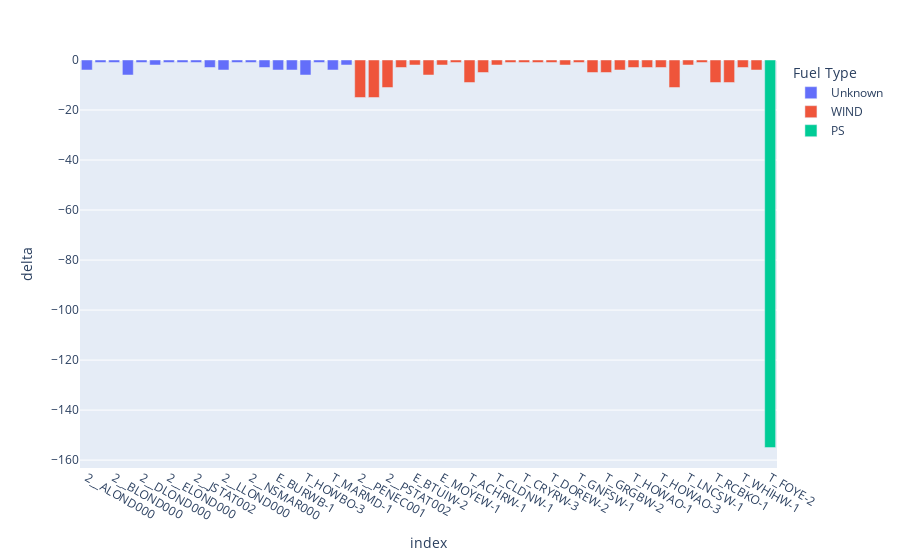

The code cell stored with this chart in its notebook:
### Code cell
px.bar(
    df_curtailed,
    y="delta",
    color="Fuel Type",
)

### Figure 1 — Plotly figure (JSON) as saved in the notebook; plotly's stock layout.template omitted (floating-point values rounded to 4 significant figures)
{"data": [{"alignmentgroup": "True", "hovertemplate": "Fuel Type=Unknown<br>index=%{x}<br>delta=%{y}<extra></extra>", "legendgroup": "Unknown", "marker": {"color": "#636efa", "pattern": {"shape": ""}}, "name": "Unknown", "offsetgroup": "Unknown", "orientation": "v", "showlegend": true, "textposition": "auto", "type": "bar", "x": ["2__ALOND000", "2__ASMAR000", "2__BLOND000", "2__BSMAR000", "2__DLOND000", "2__DSMAR000", "2__ELOND000", "2__JSMAR000", "2__JSTAT002", "2__KLOND000", "2__LLOND000", "2__MSMAR000", "2__NSMAR000", "E_ARNKB-1", "E_BURWB-1", "T_GOWKD-1", "T_HOWBO-3", "T_INWID-1", "T_MARMD-1", "T_SACOD-1"], "xaxis": "x", "y": [-4, -1, -1, -6, -1, -2, -1, -1, -1, -3, -4, -1, -1, -3, -4, -4, -6, -1, -4, -2], "yaxis": "y"}, {"alignmentgroup": "True", "hovertemplate": "Fuel Type=WIND<br>index=%{x}<br>delta=%{y}<extra></extra>", "legendgroup": "WIND", "marker": {"color": "#EF553B", "pattern": {"shape": ""}}, "name": "WIND", "offsetgroup": "WIND", "orientation": "v", "showlegend": true, "textposition": "auto", "type": "bar", "x": ["2__PENEC001", "2__PSTAT001", "2__PSTAT002", "E_BETHW-1", "E_BTUIW-2", "E_DALSW-1", "E_MOYEW-1", "E_TULWW-2", "T_ACHRW-1", "T_CLDCW-1", "T_CLDNW-1", "T_CLDSW-1", "T_CRYRW-3", "T_DOREW-1", "T_DOREW-2", "T_DUNGW-1", "T_GNFSW-1", "T_GRGBW-1", "T_GRGBW-2", "T_GRGBW-3", "T_HOWAO-1", "T_HOWAO-2", "T_HOWAO-3", "T_HRSTW-1", "T_LNCSW-1", "T_LNCSW-2", "T_RCBKO-1", "T_RCBKO-2", "T_WHIHW-1", "T_WTMSO-1"], "xaxis": "x", "y": [-15, -15, -11, -3, -2, -6, -2, -1, -9, -5, -2, -1, -1, -1, -1, -2, -1, -5, -5, -4, -3, -3, -3, -11, -2, -1, -9, -9, -3, -4], "yaxis": "y"}, {"alignmentgroup": "True", "hovertemplate": "Fuel Type=PS<br>index=%{x}<br>delta=%{y}<extra></extra>", "legendgroup": "PS", "marker": {"color": "#00cc96", "pattern": {"shape": ""}}, "name": "PS", "offsetgroup": "PS", "orientation": "v", "showlegend": true, "textposition": "auto", "type": "bar", "x": ["T_FOYE-2"], "xaxis": "x", "y": [-155], "yaxis": "y"}], "layout": {"barmode": "relative", "legend": {"title": {"text": "Fuel Type"}, "tracegroupgap": 0}, "margin": {"t": 60}, "xaxis": {"anchor": "y", "domain": [0, 1], "title": {"text": "index"}}, "yaxis": {"anchor": "x", "domain": [0, 1], "title": {"text": "delta"}}}}
